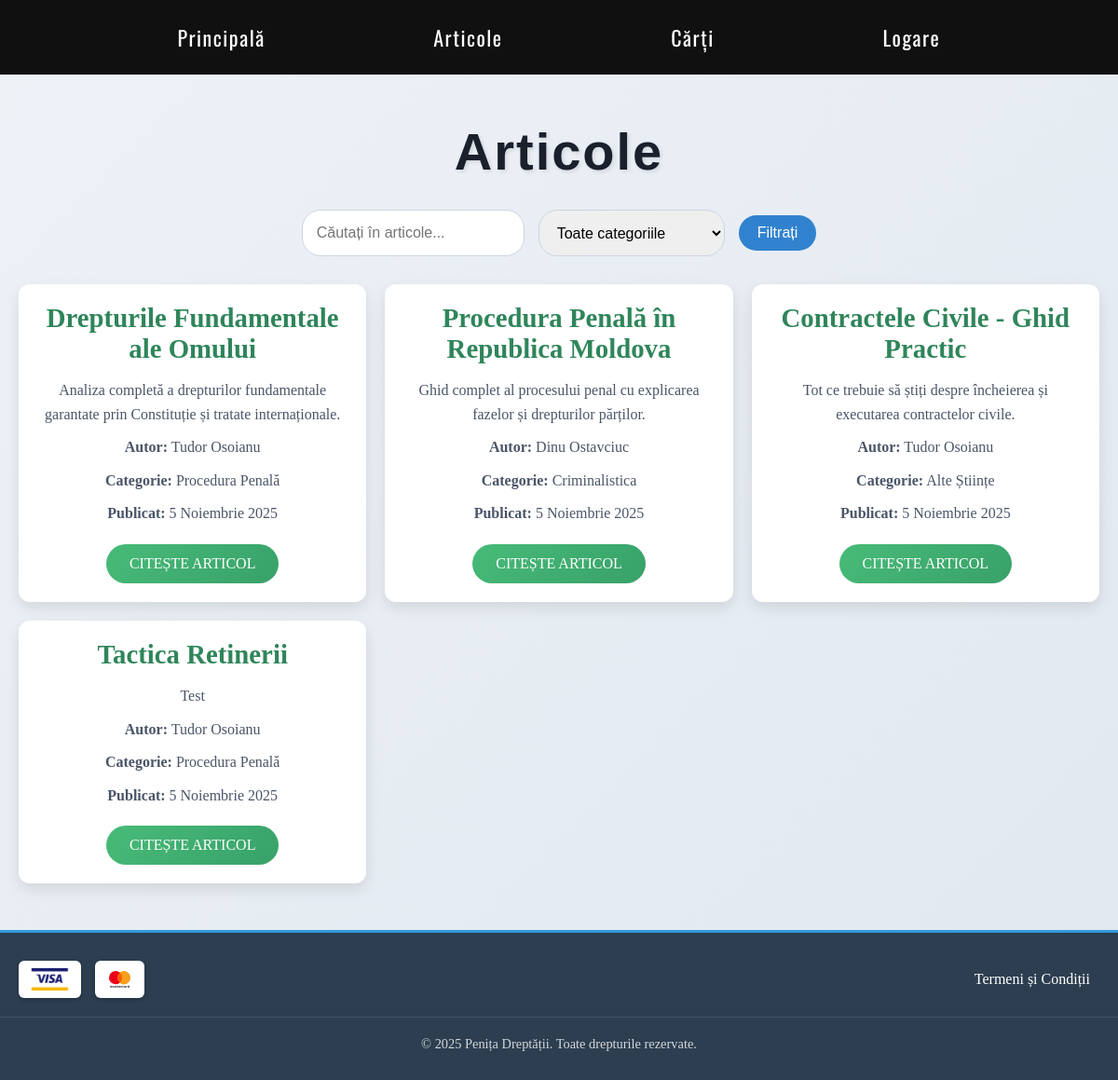
The app's page /articles/ with its own data.
### articles/models.py (models this page shows, shortened)
class Article(models.Model):
    CATEGORY_CHOICES = (
        ('procedura_penala', 'Procedura Penală'),
        ('criminalistica', 'Criminalistica'),
        ('alte_stiinte', 'Alte Științe'),
    )
    authors = (
        ('Tudor Osoianu', 'Tudor Osoianu'),
        ('Dinu Ostavciuc', 'Dinu Ostavciuc'),
        ('Tudor Osoianu, Dinu Ostavciuc', 'Tudor Osoianu, Dinu Ostavciuc')
    )
    name = models.CharField(max_length=256)
    description = models.TextField(max_length=500, blank=True, null=True)
    file = models.FileField(upload_to='files/articles')
    publication_date = models.DateField(auto_now_add=True, blank=True, null=True)
    author = models.CharField(max_length=256, choices=authors)
    category = models.CharField(max_length=50, choices=CATEGORY_CHOICES, null=True, blank=True)
    slug = models.SlugField()
    class Meta:
        verbose_name = 'Articol'
        verbose_name_plural = 'Articole'

### articles/views.py (the view)
# urls.py: path('articles/', views.articles, name='articles'),
def articles(request):
    query = request.GET.get('q')
    category = request.GET.get('category')  # Получение выбранной категории из параметров запроса
    articles = Article.objects.all()
    if query:
        articles = articles.filter(
            Q(name__icontains=query) | Q(description__icontains=query)
        )
    if category:
        articles = articles.filter(category=category)
    context = {
        'articles': articles,
        'query': query,
        'category': category,
    }
    return render(request, 'articles/articles.html', context)

### templates/articles/articles.html (shortened to what this page needs)
{% extends 'base.html' %}
{% load static %}
{% block css_link %}
    <link rel="stylesheet" href="{% static 'css/articles.css' %}">
    <link rel="stylesheet" href="{% static 'css/navbar.css' %}">
{% endblock css_link %}
{% block content %}
{% include 'navbar.html' %}
<section class="articles-section">
    <div class="header-section">
        <h1>Articole</h1>
        <form method="get" action="{% url 'articles' %}" class="filter-form">
            <input type="text" name="q" placeholder="Căutați în articole..." value="{{ query|default:'' }}">
            <select name="category">
                <option value="">Toate categoriile</option>
            </select>
            <button type="submit">Filtrați</button>
        </form>
    </div>
    <div class="articles-list">
        {% for article in articles %}
        <div class="article-item">
            <h2>{{ article.name }}</h2>
            <p>{{ article.description }}</p>
            <p><strong>Autor:</strong> {{ article.author }}</p>
            <p><strong>Categorie:</strong> {{ article.get_category_display }}</p>
            <p><strong>Publicat:</strong> {{ article.publication_date }}</p>
            <a href="{% url 'article_detail' slug=article.slug %}" class="btn">Citește Articol</a>
        </div>
        {% empty %}
        <p>Niciun articol găsit</p>
        {% endfor %}
    </div>
</section>
{% endblock content %}

### templates/base.html (shortened to what this page needs)
{% load static %}
<!DOCTYPE html>
<html lang="ro">
<head>
    <link rel="stylesheet" href="{% static 'css/style.css' %}">
    <link rel="stylesheet" href="{% static 'css/articles.css' %}">
    <link rel="stylesheet" href="{% static 'css/footer.css' %}">
    <link rel="stylesheet" href="https://cdnjs.cloudflare.com/ajax/libs/font-awesome/6.0.0-beta3/css/all.min.css">
    {% block css_link %}
    {% endblock css_link %}
</head>
<body>
{% block content %}
{% endblock content %}
<footer class="site-footer">
    <div class="footer-content">
        <div class="payment-logos">
            <img src="{% static 'img/visa_logo.jpg' %}" alt="Visa">
            <img src="{% static 'img/mc.svg' %}" alt="Mastercard">
        </div>
        <div class="footer-links">
            <a href="{% url 'terms_and_conditions' %}">Termeni și Condiții</a>
        </div>
    </div>
    <div class="footer-copyright">
        &copy; 2025 Penița Dreptății. Toate drepturile rezervate.
    </div>
</footer>
</body>
</html>

### templates/navbar.html (shortened to what this page needs)
{% load static %}
<link rel="stylesheet" href="{% static 'css/navbar.css' %}">
<nav class="navigation">
    <div class="nav-links" id="nav-links">
        <a class="navlink" href="{% url 'home' %}">Principală</a>
        <a class="navlink" href="{% url 'articles' %}">Articole</a>
        <a class="navlink" href="{% url 'books_list' %}">Cărți</a>
        {% if user.is_authenticated %}
            <form action="{% url 'account_logout' %}" method="post" style="display: inline;">
                {% csrf_token %}
                <button class="navlink" type="submit">
                    Ieși din cont
                </button>
            </form>
        {% else %}
            <a class="navlink" href="{% url 'account_login' %}">Logare</a>
        {% endif %}
    </div>
</nav>

### main/static/css/style.css (style rules this page uses)
* { margin: 0; padding: 0; box-sizing: border-box; }
.btn { display: inline-block; text-align: center; text-decoration: none; padding: 10px 20px; font-size: 16px; color: white; background-color: olivedrab; border: none; border-radius: 5px; text-transform: uppercase; cursor: pointer; transition: background-color 0.3s; }

### main/static/css/articles.css (style rules this page uses)
.articles-section { padding: 50px 20px; background: linear-gradient(135deg, #edf2f7, #e2e8f0); color: #2d3748; text-align: center; }
.articles-section h1 { font-size: clamp(2.5rem, 5vw, 3.5rem); font-family: 'Arial', serif; font-weight: bold; margin-bottom: 30px; color: #1a202c; letter-spacing: 2px; text-shadow: 2px 2px 4px rgba(0, 0, 0, 0.1); }
.articles-list { display: grid; grid-template-columns: repeat(auto-fit, minmax(300px, 1fr)); gap: 20px; margin-top: 20px; }
.article-item { background-color: #fff; border-radius: 12px; box-shadow: 0 6px 15px rgba(0, 0, 0, 0.1); padding: 20px; transition: transform 0.3s, box-shadow 0.3s; display: flex; flex-direction: column; justify-content: space-between; align-items: center; text-align: center; height: 100%; }
.article-item h2 { font-size: 1.8rem; color: #2f855a; margin-bottom: 10px; }
.article-item p { color: #4a5568; margin: 5px 0; line-height: 1.6; }
.article-item .btn { margin-top: 15px; padding: 12px 25px; background: linear-gradient(135deg, #48bb78, #38a169); color: #fff; border: none; border-radius: 25px; font-size: 1rem; cursor: pointer; transition: background-color 0.3s, transform 0.3s; text-decoration: none; }
.filter-form { display: flex; flex-wrap: wrap; justify-content: center; align-items: center; gap: 15px; margin-bottom: 30px; }
.filter-form input[type="text"], .filter-form select { padding: 10px 15px; border: 1px solid #cbd5e0; border-radius: 20px; font-size: 1rem; flex: 0 1 200px; max-height: 50px; height: 50px; transition: border-color 0.3s, box-shadow 0.3s; }
.filter-form button { padding: 10px 20px; background-color: #3182ce; color: #fff; border: none; border-radius: 20px; font-size: 1rem; cursor: pointer; transition: background-color 0.3s, transform 0.3s; }

### main/static/css/footer.css (style rules this page uses)
html, body { min-height: 100vh; margin: 0; padding: 0; }
body { display: flex; flex-direction: column; }
.site-footer { margin-top: auto; background-color: #2c3e50; color: white; padding: 30px 0; text-align: center; border-top: 3px solid #3498db; }
.footer-content { max-width: 1200px; margin: 0 auto; padding: 0 20px; display: flex; justify-content: space-between; align-items: center; flex-wrap: wrap; gap: 20px; }
.payment-logos { display: flex; align-items: center; gap: 15px; }
.payment-logos img { height: 40px; width: auto; max-width: 80px; object-fit: contain; display: block; opacity: 1; transition: transform 0.3s ease, opacity 0.3s ease; background: white; padding: 8px 12px; border-radius: 6px; box-shadow: 0 2px 4px rgba(0, 0, 0, 0.2); }
.footer-links a { color: white; text-decoration: none; font-size: 1rem; padding: 5px 10px; border-radius: 5px; transition: background-color 0.3s ease, color 0.3s ease; }
.footer-copyright { margin-top: 20px; padding-top: 20px; border-top: 1px solid rgba(255, 255, 255, 0.1); color: rgba(255, 255, 255, 0.8); font-size: 0.9rem; }

### main/static/css/navbar.css (style rules this page uses)
nav { display: flex; justify-content: space-between; align-items: center; position: relative; z-index: 2; background-color: rgba(0, 0, 0, 0.938); padding: 20px; height: 80px; }
.nav-links { display: flex; justify-content: space-evenly; align-items: center; flex-grow: 1; }
.navlink { font-family: 'Oswald', sans-serif; text-decoration: none; color: #fff; font-size: 22px; padding: 10px; position: relative; letter-spacing: 1.5px; transition: color 0.3s ease; background: none; border: none; cursor: pointer; }

### records on screen
Article: name "Drepturile Fundamentale ale Omului", description "Analiza completă a drepturilor fundamentale garantate prin Constituție și tratate internaționale.", author "Tudor Osoianu", category "Procedura Penală", publication_date "5 Noiembrie 2025"
Article: name "Procedura Penală în Republica Moldova", description "Ghid complet al procesului penal cu explicarea fazelor și drepturilor părților.", author "Dinu Ostavciuc", category "Criminalistica", publication_date "5 Noiembrie 2025"
Article: name "Contractele Civile - Ghid Practic", description "Tot ce trebuie să știți despre încheierea și executarea contractelor civile.", author "Tudor Osoianu", category "Alte Științe", publication_date "5 Noiembrie 2025"
Article: name "Tactica Retinerii", description "Test", author "Tudor Osoianu", category "Procedura Penală", publication_date "5 Noiembrie 2025"
